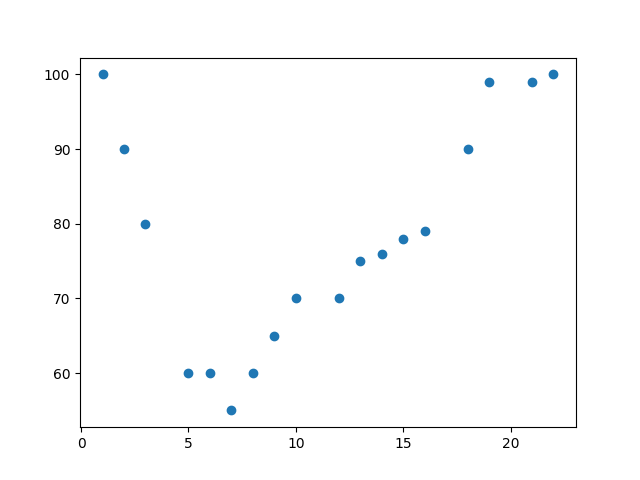

This figure's Python source:
# W3Schools, Python Machine Learning, Polynomial Regression
import matplotlib.pyplot as plt

x = [1, 2, 3, 5, 6, 7, 8, 9, 10, 12, 13, 14, 15, 16, 18, 19, 21, 22]
y = [100, 90, 80, 60, 60, 55, 60, 65, 70, 70, 75, 76, 78, 79, 90, 99, 99, 100]

plt.scatter(x, y)
plt.show()
